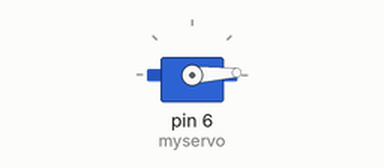
Recording of a sketch running on a simulated Arduino Uno, built with avr-gcc and run on an emulated ATmega328P. On the bench: servo.

Above: at 0.05 s.
At 1.7 s:
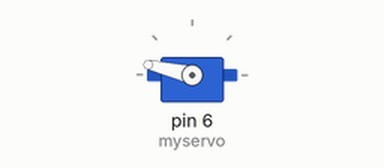
At 3.55 s:
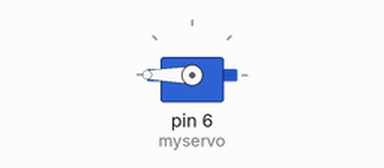
At 7.1 s:
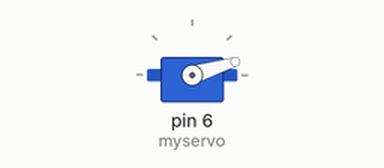
Timing chart, 0 to 9.5 s (numbered marks = the images above):
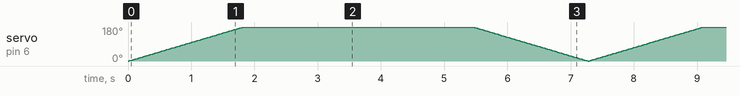

The sketch:

servo_move_up_and_down_slow.ino
```cpp
#include <Servo.h>

Servo myservo;  // create servo object to control a servo
// twelve servo objects can be created on most boards

int pos = 0;    // variable to store the servo position

void setup() {
  myservo.attach(6);  // attaches the servo on pin 9 to the servo object
}

void loop() {
  for (pos = 0; pos <= 360; pos += 1) { // goes from 0 degrees to 180 degrees
    // in steps of 1 degree
    myservo.write(pos);              // tell servo to go to position in variable 'pos'
    delay(10);                       // waits 15ms for the servo to reach the position
  }
  for (pos = 360; pos >= 0; pos -= 1) { // goes from 180 degrees to 0 degrees
    myservo.write(pos);              // tell servo to go to position in variable 'pos'
    delay(10);                       // waits 15ms for the servo to reach the position
  }
}
```
